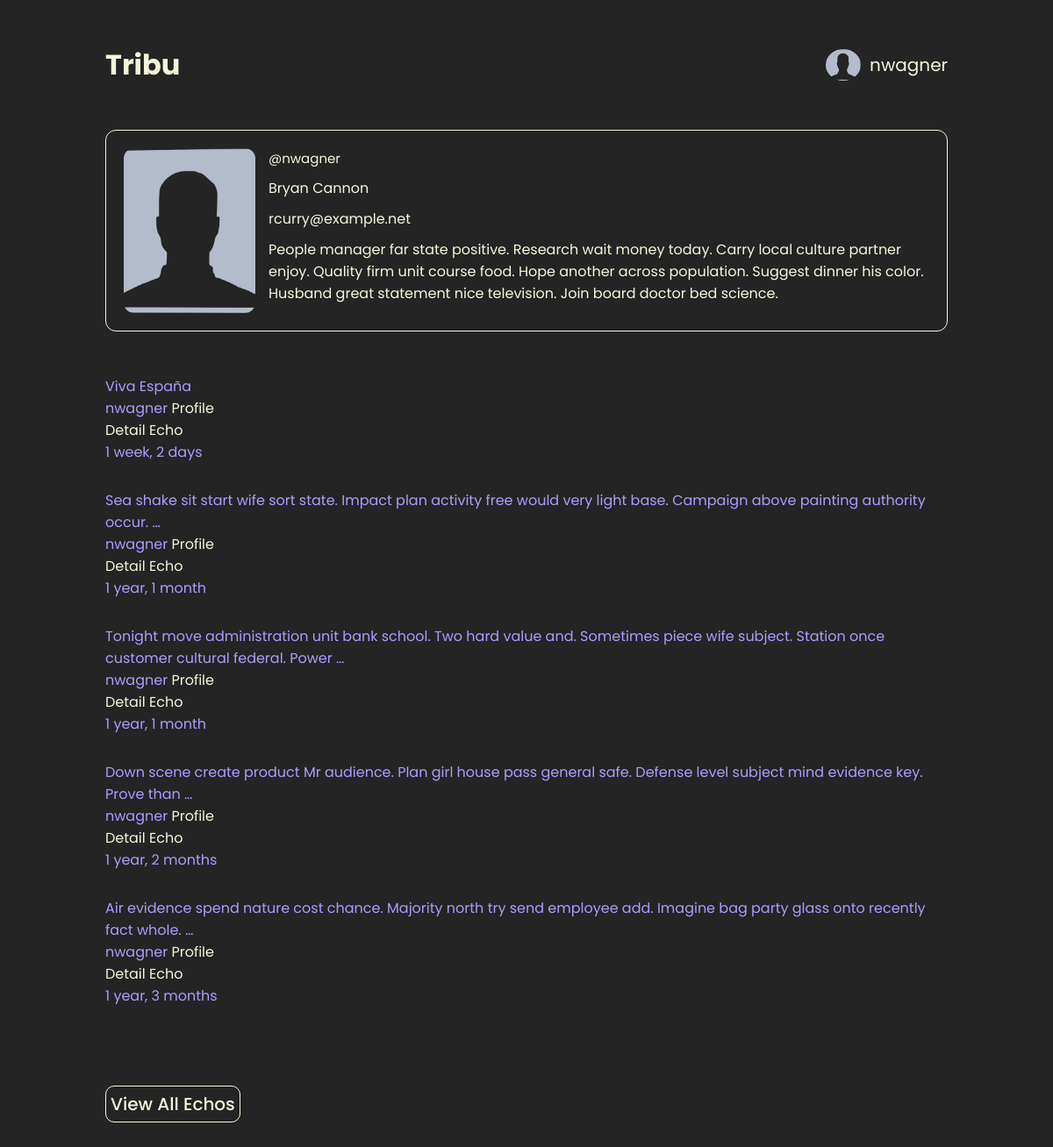
The app's page /users/nwagner/ (signed in) with its own data.
### users/models.py (models this page shows, shortened)
class Profile(models.Model):
    avatar = models.ImageField(upload_to='avatars', default='avatars/noavatar.png')
    bio = models.TextField(blank=True)
    user = models.OneToOneField(
        settings.AUTH_USER_MODEL, related_name='profile', on_delete=models.CASCADE
    )

### echos/models.py (models this page shows, shortened)
class Echo(models.Model):
    content = models.TextField()
    created_at = models.DateTimeField(auto_now_add=True)
    updated_at = models.DateTimeField(auto_now=True)
    user = models.ForeignKey(
        settings.AUTH_USER_MODEL, related_name='echos', on_delete=models.CASCADE
    )
    class Meta:
        ordering = ['-created_at']

### users/views.py (the view)
# urls.py: path('<user:user>/', views.user_detail, name='user-detail'),
@login_required
def user_detail(request, user):
    echos = user.echos.all()
    show_more = echos.count() > 5
    echos = echos[:5]
    return render(
        request,
        'users/user/detail.html',
        {'user': user, 'echos': echos, 'show_more': show_more},
    )

### echos/converters.py (called while the page is built)
    def to_url(self, echo: Echo) -> int:
        return echo.id

### users/converters.py (called while the page is built)
    def to_python(self, username: str) -> User:
        return get_object_or_404(User, username=username)

    def to_url(self, user: User) -> str:
        return user.username

### users/templates/users/user/detail.html (shortened to what this page needs)
{% extends 'base.html' %}
{% load static %}
{% block extra_css %}
  <link rel="stylesheet" href="{% static 'css/users.css' %}">
{% endblock %}
{% block content %}
  <article >
    <ul class='profile-info'>
      <img class='image-profile' src="{{ user.profile.avatar.url }}" alt="Profile Image">
      <div class='text-user-info'>
      <li>@{{ user }}</li>
      <li>{{ user.first_name }} {{ user.last_name }}</li>
      <li>{{ user.email }}</li>
      <li>{{ user.profile.bio }}</li>
    </ul>
    <ol class='waves-echo'>
      {% for echo in echos %}
      <li>
        <article>
          <p>{{ echo.content|truncatewords:20 }}</p>
          <p>{{ echo.user }} <a href="{{ echo.user.get_absolute_url }}">Profile</a></p>
          <a href="{% url 'echos:echo-detail' echo %}">Detail Echo</a>
          <p>{{ echo.created_at|timesince }}</p>
        </article>
      </li>
        {% empty %}
          <p>No echos yet</p>
      {% endfor %}
    </ol>
    {% if show_more %}
      <a class='add-wave' href="{% url 'users:user-echos' user %}">View All Echos</a>
    {% endif %}
  </article>
{% endblock %}

### shared/templates/header.html (shortened to what this page needs)
<header>
  <div class="main-header">
    <h1><a href="{% url 'index' %}">Tribu</a></h1>
    <div class="profile-btn">
      <div class="user-box">
        {% if user.is_authenticated %}
        <img
          class="profile-img"
          src="{{ user.profile.avatar.url }}"
          alt="Profile Image"
          >
        {% endif %}
        <p>{{ user }}</p>
      </div>
    </div>
  </div>
</header>

### shared/static/css/base.css (style rules this page uses)
*, *::before, *::after { margin: 0; padding: 0; box-sizing: border-box; }
:root { font-size: 62.5%; }
html, body { font-size: 1.6rem; background-color: #242424; color: #b09aff; width: 80vw; margin: 0 auto; font-family: "Poppins", sans-serif; }
li { list-style: none; }
a { text-decoration: none; color: beige; }
.main-header { display: flex; justify-content: space-between; align-items: center; margin-block: 5rem; }
.profile-img { width: 4rem; border-radius: 50%; }
.profile-btn { position: relative; }

### users/static/css/users.css (style rules this page uses)
.waves-echo { display: flex; flex-direction: column; gap: 3rem; margin-block: 5rem; }

### records on screen
Echo: content "Viva España", user "nwagner", created_at "1 week, 2 days"
Echo: content "Sea shake sit start wife sort state. Impact plan activity free would very light base. Campaign above painting authority occur. …", user "nwagner", created_at "1 year, 1 month"
Echo: content "Tonight move administration unit bank school. Two hard value and. Sometimes piece wife subject. Station once customer cultural federal. Power …", user "nwagner", created_at "1 year, 1 month"
Echo: content "Down scene create product Mr audience. Plan girl house pass general safe. Defense level subject mind evidence key. Prove than …", user "nwagner", created_at "1 year, 2 months"
Echo: content "Air evidence spend nature cost chance. Majority north try send employee add. Imagine bag party glass onto recently fact whole. …", user "nwagner", created_at "1 year, 3 months"

### other values on screen
{{ user }} "nwagner"
{{ user.first_name }} "Bryan"
{{ user.last_name }} "Cannon"
{{ user.email }} "rcurry@example.net"
